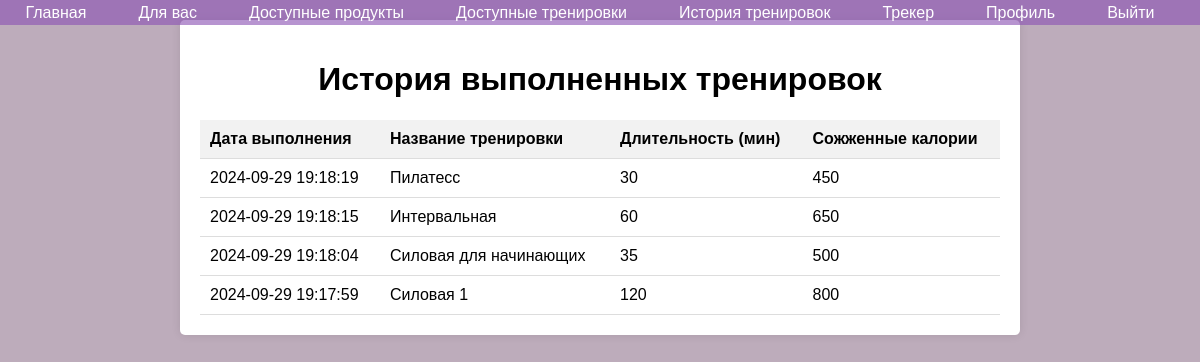
Page /workout_history.php (signed in) on the earlier database version.
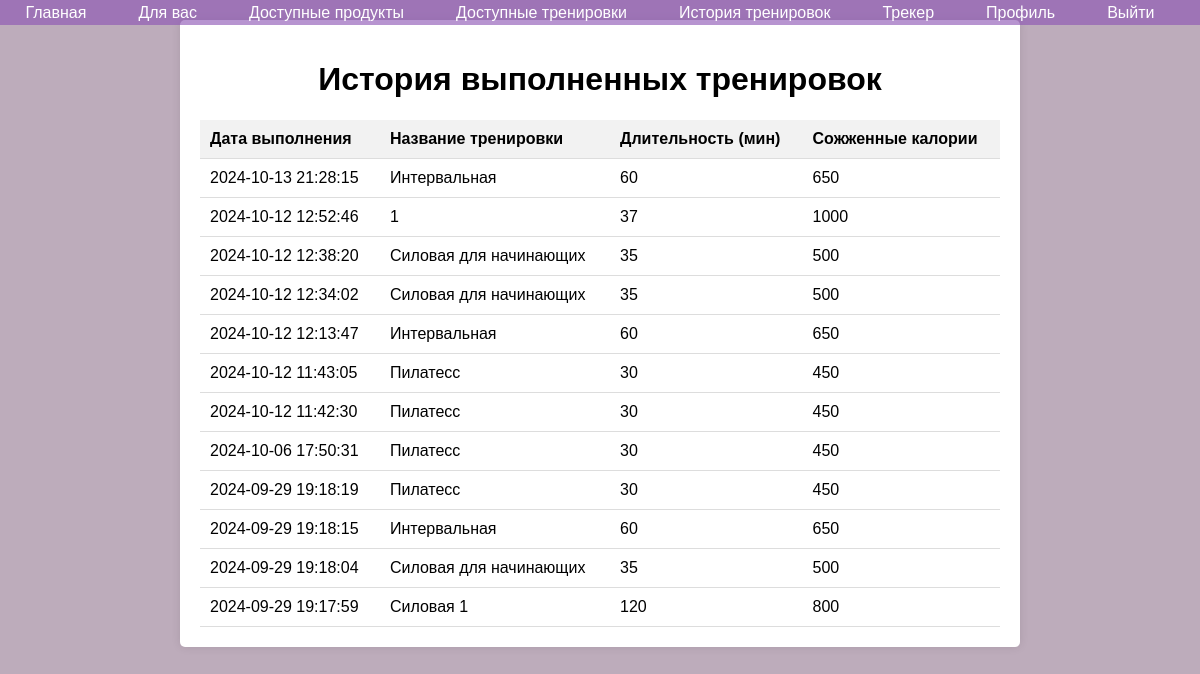
Same page on the later database version.
### tables this page shows
CREATE TABLE `training_executions` (
  `id` int(11) NOT NULL AUTO_INCREMENT,
  `execution_date` datetime DEFAULT current_timestamp(),
  `training_id` int(11) DEFAULT NULL,
  `user_id` int(11) DEFAULT NULL,
  PRIMARY KEY (`id`),
  KEY `training_id` (`training_id`),
  KEY `user_id` (`user_id`),
  CONSTRAINT `training_executions_ibfk_1` FOREIGN KEY (`training_id`) REFERENCES `training_programs` (`id`) ON DELETE SET NULL,
  CONSTRAINT `training_executions_ibfk_2` FOREIGN KEY (`user_id`) REFERENCES `users` (`id`) ON DELETE CASCADE
);

CREATE TABLE `training_programs` (
  `id` int(11) NOT NULL AUTO_INCREMENT,
  `name` varchar(255) DEFAULT NULL,
  `description` text DEFAULT NULL,
  `duration` int(11) DEFAULT NULL,
  `calories_burned` int(11) DEFAULT NULL,
  `training_name` varchar(255) DEFAULT NULL,
  `training_type_id` int(11) DEFAULT NULL,
  `created_by` int(11) DEFAULT NULL,
  `created_at` timestamp NOT NULL DEFAULT current_timestamp(),
  `status` enum('pending','approved','rejected') DEFAULT 'pending',
  PRIMARY KEY (`id`),
  KEY `training_type_id` (`training_type_id`),
  KEY `created_by` (`created_by`),
  CONSTRAINT `training_programs_ibfk_1` FOREIGN KEY (`training_type_id`) REFERENCES `training_types` (`id`) ON DELETE SET NULL,
  CONSTRAINT `training_programs_ibfk_2` FOREIGN KEY (`created_by`) REFERENCES `users` (`id`) ON DELETE CASCADE
);

### workout_history.php (the view, shortened to what this page needs)
<?php
require 'db.php';
include 'navbar.php';
$user_id = $_SESSION['user_id'];
$stmt = $conn->prepare("
    SELECT te.execution_date, tp.name, tp.description, tp.duration, tp.calories_burned
    FROM training_executions te
    JOIN training_programs tp ON te.training_id = tp.id
    WHERE te.user_id = ?
    ORDER BY te.execution_date DESC
");
$stmt->bind_param("i", $user_id);
$stmt->execute();
$history_result = $stmt->get_result();
$workout_history = $history_result->fetch_all(MYSQLI_ASSOC);
?>
<!DOCTYPE html>
<html lang="ru">
<head>
</head>
<body>
<div class="container">
    <h1>История выполненных тренировок</h1>
    <table>
        <tr>
            <th>Дата выполнения</th>
            <th>Название тренировки</th>
            <th>Длительность (мин)</th>
            <th>Сожженные калории</th>
        </tr>
        <?php if (count($workout_history) > 0): ?>
            <?php foreach ($workout_history as $workout): ?>
                <tr>
                    <td><?php echo htmlspecialchars($workout['execution_date']); ?></td>
                    <td><?php echo htmlspecialchars($workout['name']); ?></td>
                    <td><?php echo htmlspecialchars($workout['duration']); ?></td>
                    <td><?php echo htmlspecialchars($workout['calories_burned']); ?></td>
                </tr>
            <?php endforeach; ?>
        <?php else: ?>
            <tr>
                <td colspan="5">История тренировок пуста.</td>
            </tr>
        <?php endif; ?>
    </table>
</div>
</body>
</html>

### navbar.php (shortened to what this page needs)
<?php
require 'db.php';
$user_id = isset($_SESSION['user_id']) ? $_SESSION['user_id'] : null;
$is_admin = false;
$is_trainer = false;
if ($user_id) {
    $stmt = $conn->prepare("
        SELECT r.role_name
        FROM users u
        JOIN roles r ON u.role_id = r.id
        WHERE u.id = ?
    ");
    $stmt->bind_param("i", $user_id);
    $stmt->execute();
    $result = $stmt->get_result();
    $user = $result->fetch_assoc();
    $is_admin = ($user['role_name'] === 'admin');
    $is_trainer = ($user['role_name'] === 'trainer');
}
?>
<nav>
    <ul>
        <li><a href="main.php">Главная</a></li>
        <?php if ($user_id): ?>
            <?php if ($is_admin): ?>
                <li><a href="food_catalog.php">Каталог продуктов</a></li>
                <li><a href="add_food.php">Добавить продукт</a></li>
                <li><a href="delete_user.php">Удалить пользователя</a></li>
                <li><a href="pending.php">Рассмотрение тренировок</li>
                <li><a href="logout.php">Выйти</a></li>
            <?php elseif ($is_trainer): ?>
                <li><a href="trainer_programs.php">Создать программу</a></li>
                <li><a href="training_overview.php">Статистика</a></li>
                <li><a href="logout.php">Выйти</a></li>
            <?php else: ?>
                <li><a href="recommendation.php">Для вас</a></li>
                <li><a href="food_tracker.php">Доступные продукты</a></li>
                <li><a href="train_choose.php">Доступные тренировки</a></li>
                <li><a href="workout_history.php">История тренировок</a></li>
                <li><a href="calories_tracker.php">Трекер</a></li>
                <li><a href="profile.php">Профиль</a></li>
                <li><a href="logout.php">Выйти</a></li>
            <?php endif; ?>
        <?php else: ?>
            <li><a href="login.php">Войти</a></li>
        <?php endif; ?>
    </ul>
</nav>

### navbar.php (style rules this page uses)
nav { background-color: rgba(139, 83, 179, 0.62); height: 25px; width: 100%; position: fixed; top: 0; left: 0; display: flex; align-items: center; justify-content: center; z-index: 1000; }
body { margin: 0; padding-top: 50px; }
nav ul { list-style-type: none; margin: 0; padding: 0; display: flex; justify-content: center; align-items: center; width: 100%; }
nav ul li { margin-right: 20px; }
nav ul li a { color: white; text-decoration: none; font-size: 16px; padding: 8px 16px; display: block; transition: background-color 0.3s; }

### workout_history.php (style rules this page uses)
body { font-family: Arial, sans-serif; background-color: #bdacbb; margin: 0; padding: 0; }
.container { width: 80%; max-width: 800px; margin: 20px auto; padding: 20px; background-color: #fff; border-radius: 5px; box-shadow: 0 0 10px rgba(0, 0, 0, 0.1); }
h1 { text-align: center; }
table { width: 100%; border-collapse: collapse; margin-top: 20px; }
th, td { padding: 10px; text-align: left; border-bottom: 1px solid #ddd; }
th { background-color: #f2f2f2; }

Differences in the rows shown:
added training_executions: execution_date "2024-10-13 21:28:15", training.name "Интервальная", training.duration "60", training.calories_burned "650"
added training_executions: execution_date "2024-10-12 12:52:46", training.name "1", training.duration "37", training.calories_burned "1000"
added training_executions: execution_date "2024-10-12 12:38:20", training.name "Силовая для начинающих", training.duration "35", training.calories_burned "500"
added training_executions: execution_date "2024-10-12 12:34:02", training.name "Силовая для начинающих", training.duration "35", training.calories_burned "500"
added training_executions: execution_date "2024-10-12 12:13:47", training.name "Интервальная", training.duration "60", training.calories_burned "650"
added training_executions: execution_date "2024-10-12 11:43:05", training.name "Пилатесс", training.duration "30", training.calories_burned "450"
added training_executions: execution_date "2024-10-12 11:42:30", training.name "Пилатесс", training.duration "30", training.calories_burned "450"
added training_executions: execution_date "2024-10-06 17:50:31", training.name "Пилатесс", training.duration "30", training.calories_burned "450"
